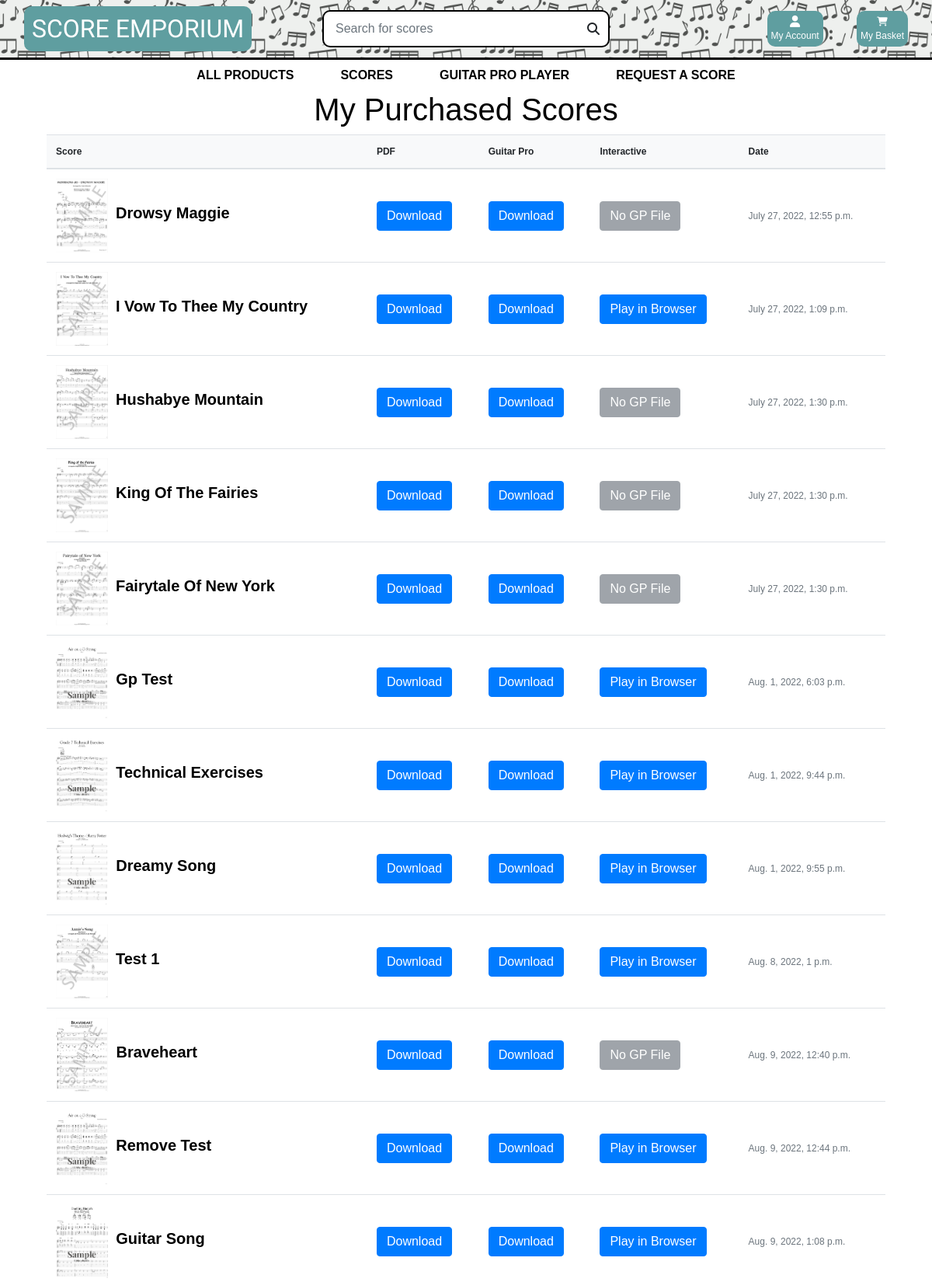
/profile/ (signed in, upper part), run on the app's committed database.
### checkout/models.py (models this page shows, shortened)
class OrderLineItem(models.Model):
    order = models.ForeignKey(Order, null=False, blank=False, on_delete=models.CASCADE, related_name='lineitems')
    product = models.ForeignKey(Product, null=False, blank=False, on_delete=models.CASCADE)
    lineitem_total = models.DecimalField(max_digits=6, decimal_places=2, null=False, blank=False, editable=False)
    vendor = models.CharField(max_length=32, null=True, blank=True)

class Order(models.Model):
    order_number = models.CharField(max_length=32, null=False, editable=False)
    user_profile = models.ForeignKey(UserProfile, on_delete=models.SET_NULL,
                                     null=True, blank=True, related_name='orders')
    username = models.CharField(max_length=32, null=False, editable=False)
    full_name = models.CharField(max_length=50, null=False, blank=False)
    email = models.EmailField(max_length=254, null=False, blank=False)
    phone_number = models.CharField(max_length=20, null=False, blank=False)
    date = models.DateTimeField(auto_now_add=True)
    order_total = models.DecimalField(max_digits=10, decimal_places=2, null=False, default=0)

### products/models.py (models this page shows, shortened)
class Product(models.Model):
    genre = models.ForeignKey('Genre', null=True, blank=True, on_delete=models.SET_NULL)
    difficulty = models.ForeignKey('Difficulty', null=True, blank=True, on_delete=models.SET_NULL)
    sku = models.CharField(max_length=254, null=True, blank=True)
    name = models.CharField(max_length=254)
    description = models.TextField()
    price = models.DecimalField(max_digits=6, decimal_places=2)
    rating = models.DecimalField(max_digits=6, decimal_places=2, null=True, blank=True)
    image_url = models.URLField(max_length=1024, null=True, blank=True)
    image = models.ImageField(null=True, blank=True,)
    vendor = models.CharField(max_length=254, null=True)
    PDF = models.FileField(null=True,)
    Guitar_Pro_Unlocked = models.FileField(null=True,)
    Guitar_Pro_Locked = models.FileField(null=True, blank=True)
    video = models.URLField(max_length=1024, null=True, blank=True)

### user_profile/views.py (the view)
# urls.py: path('profile/', include('user_profile.urls')),
def user_profile(request):
    profile = get_object_or_404(UserProfile, user=request.user)
    products = Product.objects.all()
    orders = profile.orders.all()
    context = {
        'products': products,
        'profile': profile,
        'orders': orders
    }
    return render(request, 'user_profile/profile.html', context)

### cart/contexts.py (called while the page is built, shortened)
def cart_contents(request):
    cart_items = []
    total = 0
    product_count = 0
    cart = request.session.get('cart', {})
    total = total
    context = {
        'cart_items': cart_items,
        'total': total,
        'product_count': product_count,
    }
    return context

### user_profile/templates/user_profile/profile.html (shortened to what this page needs)
{% extends "base.html" %}
{% load static %}
{% block content %}
<div style="margin: 0 auto;" class=" text-black">
    <h1 class="text-center">My Purchased Scores</h1>
    <div style="width: 90%; margin: 0 auto;" class="row ">
      <table id="scores-container" class="table align-middle mb-0 bg-white">
        <thead class="bg-light">
          <tr>
            <th>Score</th>
            <th>PDF</th>
            <th>Guitar Pro</th>
            <th>Interactive</th>
            <th>Date</th>
          </tr>
        </thead>
        <tbody>
          {% for order in orders %}
            {% for item in order.lineitems.all%}
          <tr>
            <td>
              <div class="d-flex align-items-center">
                <a href="/media/{{item.product.image}}" target="_blank">
                <img
                    id="purchased-img"
                    src="/media/{{item.product.image}}"
                    alt="{{item.product.name}}"
                    style="max-height: 95px; margin-right: 10px;"
                    class=""
                    />
                  </a>
                <div class="ms-3">
                  <a href="{% url 'product_detail' item.product.id %}">
                    <h5 class="text-black"><strong>{{item.product.name|title}}</strong></h5>
                    </a>
                </div>
              </div>
            </td>
            <td>
              <a href="/media/{{item.product.PDF}}" class="btn btn-primary my-auto animated-btn" target="_blank">Download</a>
            </td>
            <td>
              {% if item.product.Guitar_Pro_Locked%}
              <a href="/media/{{item.product.Guitar_Pro_Locked}}" class="btn btn-primary animated-btn" target="_blank">Download</a>
              {% else %}
              {% if item.product.Guitar_Pro_Unlocked%}
              <a href="/media/{{item.product.Guitar_Pro_Unlocked}}" class="btn btn-primary animated-btn" target="_blank">Download</a>
              {%else%}
              <span><input type="button" disabled value="No GP File" class="btn btn-secondary "></span>
              {%endif%}
              {%endif%}
            </td>
            <td>
              {% if item.product.Guitar_Pro_Unlocked %}
              <span><a href="{% url 'guitar_pro' item.product.id%}" class="btn btn-primary animated-btn">Play in Browser</a></span>
              {%else%}
              <span><input type="button" disabled value="No GP File" class="btn btn-secondary "></span>
              {%endif%}
            </td>
            <td>
              <span class="text-muted">{{order.date}}</span>
            </td>
          </tr>
          {%endfor%}
          {%endfor%}
        </tbody>
      </table>
    </div>
  </div>
{% endblock %}

### static/css/base.css (style rules this page uses)
html { height: 100%; }
body { height: 100%; min-height: 100%; margin: 0; padding-bottom: 30px; }
body { background-size: cover; height: calc(100vh - 164px); color: black !important; font-family: 'Helvetica'; }
#scores-container { margin-bottom: 80px !important; overflow: scroll; width: 100%; }
.text-black { color: #000 !important; }
* { box-sizing: border-box; }
.row:after { content: ""; display: table; clear: both; }
#purchased-img { transition: .3s ease-in-out; }
.table td, .table th { vertical-align: middle !important; }

### static/css/scores.css (style rules this page uses)
body { font-family: Arial, Helvetica, sans-serif; font-size: 12px; }

### data on the page
Order: date "July 27, 2022, 12:55 p.m."
OrderLineItem: product.image (picture), product.name "Drowsy Maggie"
Order: date "July 27, 2022, 1:09 p.m."
OrderLineItem: product.image (picture), product.name "I Vow To Thee My Country", shows "Play in Browser"
Order: date "July 27, 2022, 1:30 p.m."
OrderLineItem: product.image (picture), product.name "Hushabye Mountain"
Order: date "July 27, 2022, 1:30 p.m."
OrderLineItem: product.image (picture), product.name "King Of The Fairies"
OrderLineItem: product.image (picture), product.name "Fairytale Of New York"
Order: date "Aug. 1, 2022, 6:03 p.m."
OrderLineItem: product.image (picture), product.name "Gp Test", shows "Play in Browser"
Order: date "Aug. 1, 2022, 9:44 p.m."
OrderLineItem: product.image (picture), product.name "Technical Exercises", shows "Play in Browser"
Order: date "Aug. 1, 2022, 9:55 p.m."
OrderLineItem: product.image (picture), product.name "Dreamy Song", shows "Play in Browser"
Order: date "Aug. 8, 2022, 1 p.m."
OrderLineItem: product.image (picture), product.name "Test 1", shows "Play in Browser"
Order: date "Aug. 9, 2022, 12:40 p.m."
OrderLineItem: product.image (picture), product.name "Braveheart"
Order: date "Aug. 9, 2022, 12:44 p.m."
OrderLineItem: product.image (picture), product.name "Remove Test", shows "Play in Browser"
Order: date "Aug. 9, 2022, 1:08 p.m."
OrderLineItem: product.image (picture), product.name "Guitar Song", shows "Play in Browser"
